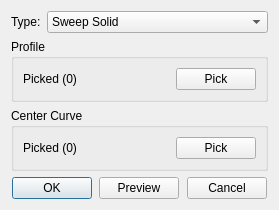
<?xml version="1.0" encoding="UTF-8"?>
<ui version="4.0">
 <class>SolidSweepInfoDialog</class>
 <widget class="QDialog" name="SolidSweepInfoDialog">
  <property name="geometry">
   <rect>
    <x>0</x>
    <y>0</y>
    <width>279</width>
    <height>195</height>
   </rect>
  </property>
  <property name="windowTitle">
   <string>Sweep Solid</string>
  </property>
  <layout class="QGridLayout" name="gridLayout_4">
   <item row="2" column="0">
    <widget class="QWidget" name="widget" native="true">
     <property name="sizePolicy">
      <sizepolicy hsizetype="Preferred" vsizetype="Fixed">
       <horstretch>0</horstretch>
       <verstretch>0</verstretch>
      </sizepolicy>
     </property>
     <layout class="QGridLayout" name="gridLayout_3">
      <property name="leftMargin">
       <number>0</number>
      </property>
      <property name="topMargin">
       <number>0</number>
      </property>
      <property name="rightMargin">
       <number>0</number>
      </property>
      <property name="bottomMargin">
       <number>0</number>
      </property>
      <item row="0" column="4">
       <spacer name="horizontalSpacer_3">
        <property name="orientation">
         <enum>Qt::Horizontal</enum>
        </property>
        <property name="sizeHint" stdset="0">
         <size>
          <width>40</width>
          <height>20</height>
         </size>
        </property>
       </spacer>
      </item>
      <item row="0" column="1">
       <widget class="QPushButton" name="pb_ok">
        <property name="text">
         <string>OK</string>
        </property>
       </widget>
      </item>
      <item row="0" column="3">
       <widget class="QPushButton" name="pb_preview">
        <property name="text">
         <string>Preview</string>
        </property>
       </widget>
      </item>
      <item row="0" column="5">
       <widget class="QPushButton" name="pb_cancel">
        <property name="text">
         <string>Cancel</string>
        </property>
       </widget>
      </item>
      <item row="0" column="2">
       <spacer name="horizontalSpacer_2">
        <property name="orientation">
         <enum>Qt::Horizontal</enum>
        </property>
        <property name="sizeHint" stdset="0">
         <size>
          <width>40</width>
          <height>20</height>
         </size>
        </property>
       </spacer>
      </item>
      <item row="0" column="0">
       <spacer name="horizontalSpacer">
        <property name="orientation">
         <enum>Qt::Horizontal</enum>
        </property>
        <property name="sizeHint" stdset="0">
         <size>
          <width>40</width>
          <height>20</height>
         </size>
        </property>
       </spacer>
      </item>
      <item row="0" column="6">
       <spacer name="horizontalSpacer_4">
        <property name="orientation">
         <enum>Qt::Horizontal</enum>
        </property>
        <property name="sizeHint" stdset="0">
         <size>
          <width>40</width>
          <height>20</height>
         </size>
        </property>
       </spacer>
      </item>
     </layout>
    </widget>
   </item>
   <item row="0" column="0">
    <widget class="QWidget" name="widget_2" native="true">
     <property name="sizePolicy">
      <sizepolicy hsizetype="Preferred" vsizetype="Fixed">
       <horstretch>0</horstretch>
       <verstretch>0</verstretch>
      </sizepolicy>
     </property>
     <layout class="QGridLayout" name="gridLayout_2">
      <property name="leftMargin">
       <number>0</number>
      </property>
      <property name="topMargin">
       <number>0</number>
      </property>
      <property name="rightMargin">
       <number>0</number>
      </property>
      <property name="bottomMargin">
       <number>0</number>
      </property>
      <item row="0" column="0">
       <widget class="QLabel" name="label">
        <property name="sizePolicy">
         <sizepolicy hsizetype="Fixed" vsizetype="Preferred">
          <horstretch>0</horstretch>
          <verstretch>0</verstretch>
         </sizepolicy>
        </property>
        <property name="text">
         <string>Type:</string>
        </property>
       </widget>
      </item>
      <item row="0" column="1">
       <widget class="QComboBox" name="comb_type">
        <item>
         <property name="text">
          <string>Sweep Solid</string>
         </property>
        </item>
       </widget>
      </item>
     </layout>
    </widget>
   </item>
   <item row="1" column="0">
    <widget class="QStackedWidget" name="stackedWidget">
     <widget class="QWidget" name="page">
      <layout class="QGridLayout" name="gridLayout">
       <property name="leftMargin">
        <number>0</number>
       </property>
       <property name="topMargin">
        <number>0</number>
       </property>
       <property name="rightMargin">
        <number>0</number>
       </property>
       <property name="bottomMargin">
        <number>0</number>
       </property>
       <item row="0" column="0">
        <widget class="QGroupBox" name="groupBox">
         <property name="sizePolicy">
          <sizepolicy hsizetype="Preferred" vsizetype="Fixed">
           <horstretch>0</horstretch>
           <verstretch>0</verstretch>
          </sizepolicy>
         </property>
         <property name="title">
          <string>Profile</string>
         </property>
         <layout class="QHBoxLayout" name="horizontalLayout_2">
          <item>
           <widget class="QLabel" name="lb_profile">
            <property name="text">
             <string>Picked (0)</string>
            </property>
           </widget>
          </item>
          <item>
           <widget class="QPushButton" name="pb_selectprofile">
            <property name="sizePolicy">
             <sizepolicy hsizetype="Fixed" vsizetype="Fixed">
              <horstretch>0</horstretch>
              <verstretch>0</verstretch>
             </sizepolicy>
            </property>
            <property name="text">
             <string>Pick</string>
            </property>
           </widget>
          </item>
         </layout>
        </widget>
       </item>
       <item row="1" column="0">
        <widget class="QGroupBox" name="groupBox_2">
         <property name="title">
          <string>Center Curve</string>
         </property>
         <layout class="QGridLayout" name="gridLayout_5">
          <item row="0" column="0">
           <widget class="QLabel" name="lb_curve">
            <property name="text">
             <string>Picked (0)</string>
            </property>
           </widget>
          </item>
          <item row="0" column="1">
           <widget class="QPushButton" name="pb_selectcurve">
            <property name="sizePolicy">
             <sizepolicy hsizetype="Fixed" vsizetype="Fixed">
              <horstretch>0</horstretch>
              <verstretch>0</verstretch>
             </sizepolicy>
            </property>
            <property name="text">
             <string>Pick</string>
            </property>
           </widget>
          </item>
         </layout>
        </widget>
       </item>
       <item row="2" column="0">
        <spacer name="verticalSpacer">
         <property name="orientation">
          <enum>Qt::Vertical</enum>
         </property>
         <property name="sizeHint" stdset="0">
          <size>
           <width>20</width>
           <height>40</height>
          </size>
         </property>
        </spacer>
       </item>
      </layout>
     </widget>
    </widget>
   </item>
  </layout>
 </widget>
 <resources/>
 <connections/>
</ui>
